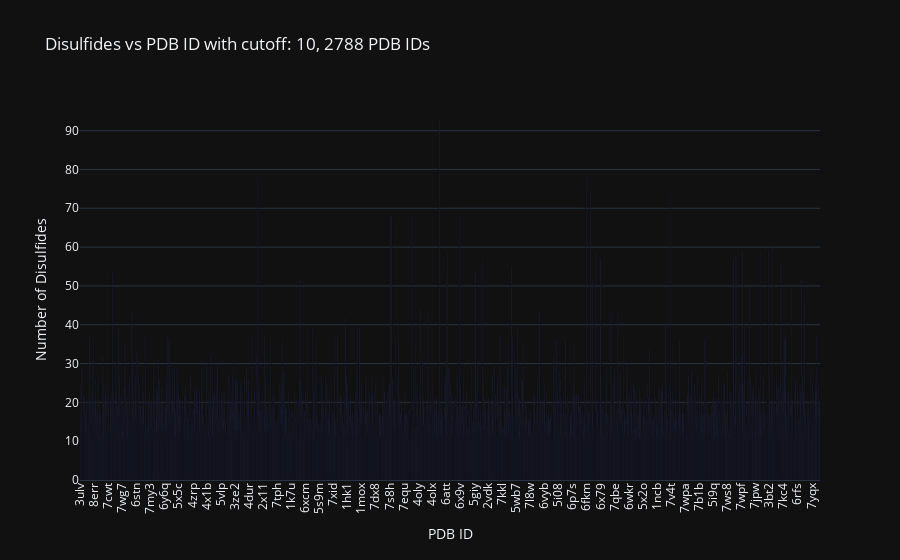

The notebook cell this image was saved under:
### Code cell
pdb.plot_disulfides_vs_pdbid(10)

### Figure 1 — Plotly figure (JSON) as saved in the notebook; plotly's stock layout.template omitted (floating-point values rounded to 4 significant figures; data arrays with more than 128 entries replaced by an {"elided": "..."} marker saying what was removed)
{"data": [{"alignmentgroup": "True", "hovertemplate": "PDB ID=%{x}<br>Number of Disulfides=%{y}<extra></extra>", "legendgroup": "", "marker": {"color": "#636efa", "pattern": {"shape": ""}}, "name": "", "offsetgroup": "", "orientation": "v", "showlegend": false, "textposition": "auto", "type": "bar", "x": {"elided": "2788 str values"}, "xaxis": "x", "y": {"elided": "2788 int values"}, "yaxis": "y"}], "layout": {"barmode": "relative", "legend": {"tracegroupgap": 0}, "title": {"text": "Disulfides vs PDB ID with cutoff: 10, 2788 PDB IDs"}, "xaxis": {"anchor": "y", "domain": [0, 1], "tickangle": -90, "title": {"text": "PDB ID"}}, "yaxis": {"anchor": "x", "domain": [0, 1], "title": {"text": "Number of Disulfides"}}}}
